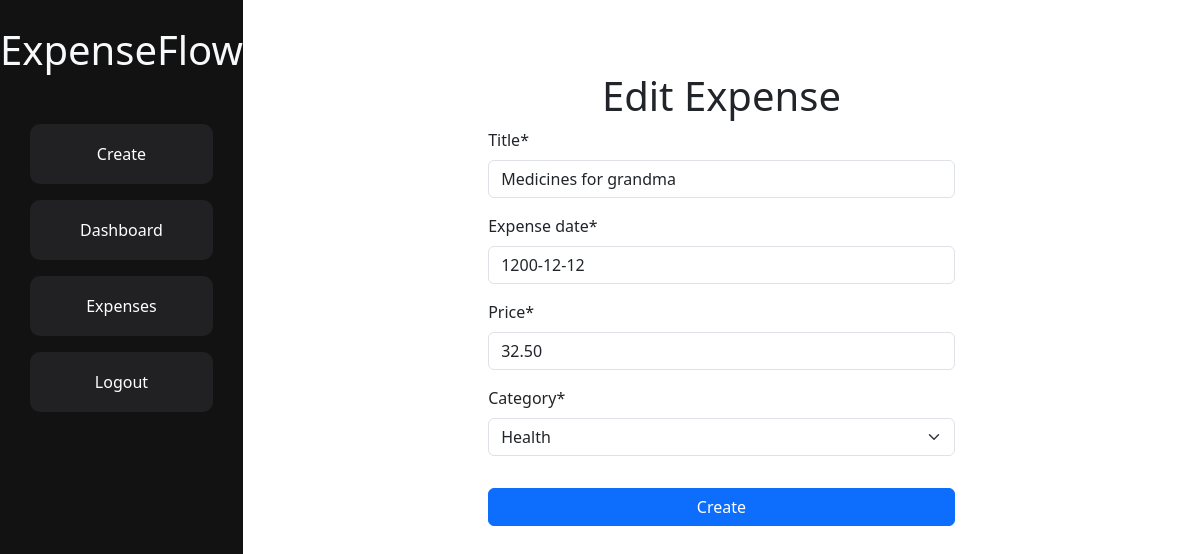
/expense/edit/5/ (signed in), run on the app's committed database.
### app/models.py (models this page shows, shortened)
class Expense(models.Model):
    user = models.ForeignKey(User, on_delete=models.CASCADE)
    category = models.ForeignKey(Category, on_delete=models.CASCADE)
    title = models.CharField(max_length=100)
    price = models.DecimalField(max_digits=8, decimal_places=2)
    expense_date = models.DateField()
    created_date = models.DateTimeField(auto_now_add=True)

### app/views.py (the view)
# urls.py: path('expense/edit/<int:pk>/', ExpenseUpdateView.as_view(), name='expense-edit')
class ExpenseUpdateView(UpdateView):
    model = Expense
    fields = ['title', 'expense_date', 'price', 'category']
    template_name = 'expense_edit.html'
    success_url = reverse_lazy("expense-list")

### app/models.py (called while the page is built)
    def __str__(self):
        return self.name

### app/templates/expense_edit.html (shortened to what this page needs)
{% extends 'base.html' %}
{% load static %}
{% load crispy_forms_tags %}
{% block content %}
<div class=" m-auto h-50 w-100 d-flex justify-content-center align-items-center flex-column">
    <h1>Edit Expense</h1>
    <form method="POST" class="h-50 w-50">
       {{ form | crispy }}
       <button type="submit" class="mt-3 btn btn-primary w-100" >Create</button>
    </form>
</div>
{% endblock %}

### app/static/css/base.css (style rules this page uses)
* { margin: 0; padding: 0; box-sizing: border-box; }
body { height: 100vh; display: flex; justify-content: flex-start; flex-shrink: 1; font-family: 'Montserrat', sans-serif; color: #FFFFFF; }

### data on the page
Expense: title "Medicines for grandma", expense_date "1200-12-12", price "32.50", category "Health"
